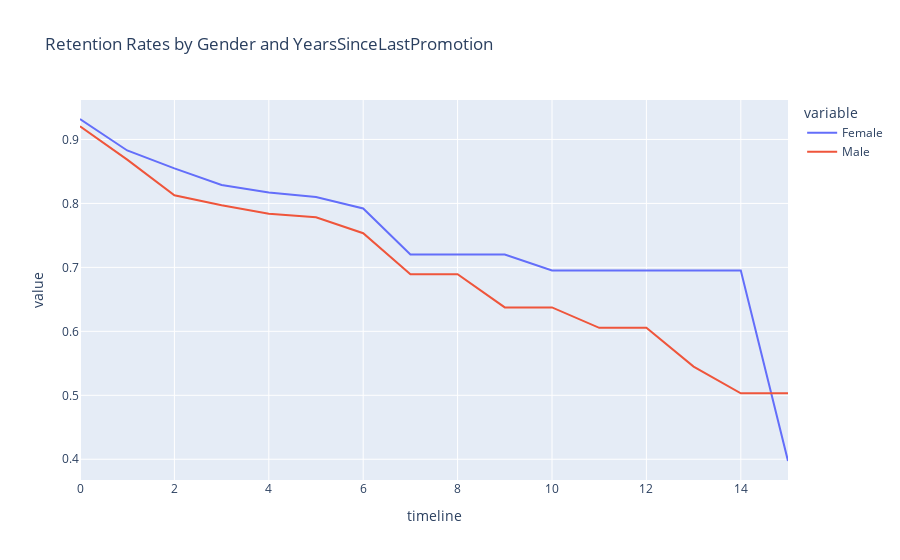

Write notebook code for a chart like this one.
### Markdown cell above
## 3. Let's look at retention rate by gender from a third perspective - the number of years since the employee's last promotion. Generate and plot a survival curve showing this.

### Code cell
rates = survival(data, 'Gender', 'YearsSinceLastPromotion', 'Attrition')

rates.plot(kind='line', title='Retention Rates by Gender and YearsSinceLastPromotion')

### Figure 1 — Plotly figure (JSON) as saved in the notebook; plotly's stock layout.template omitted (floating-point values rounded to 4 significant figures)
{"data": [{"hovertemplate": "variable=Female<br>timeline=%{x}<br>value=%{y}<extra></extra>", "legendgroup": "Female", "line": {"color": "#636efa", "dash": "solid"}, "mode": "lines", "name": "Female", "orientation": "v", "showlegend": true, "type": "scatter", "x": [0, 1, 2, 3, 4, 5, 6, 7, 8, 9, 10, 11, 12, 13, 14, 15], "xaxis": "x", "y": [0.932, 0.8828, 0.8547, 0.8288, 0.817, 0.8099, 0.7921, 0.7201, 0.7201, 0.7201, 0.6952, 0.6952, 0.6952, 0.6952, 0.6952, 0.3973], "yaxis": "y"}, {"hovertemplate": "variable=Male<br>timeline=%{x}<br>value=%{y}<extra></extra>", "legendgroup": "Male", "line": {"color": "#EF553B", "dash": "solid"}, "mode": "lines", "name": "Male", "orientation": "v", "showlegend": true, "type": "scatter", "x": [0, 1, 2, 3, 4, 5, 6, 7, 8, 9, 10, 11, 12, 13, 14, 15], "xaxis": "x", "y": [0.9206, 0.8684, 0.8128, 0.7971, 0.7838, 0.7785, 0.7534, 0.6894, 0.6894, 0.6374, 0.6374, 0.6055, 0.6055, 0.5449, 0.503, 0.503], "yaxis": "y"}], "layout": {"legend": {"title": {"text": "variable"}, "tracegroupgap": 0}, "title": {"text": "Retention Rates by Gender and YearsSinceLastPromotion"}, "xaxis": {"anchor": "y", "domain": [0, 1], "title": {"text": "timeline"}}, "yaxis": {"anchor": "x", "domain": [0, 1], "title": {"text": "value"}}}}
